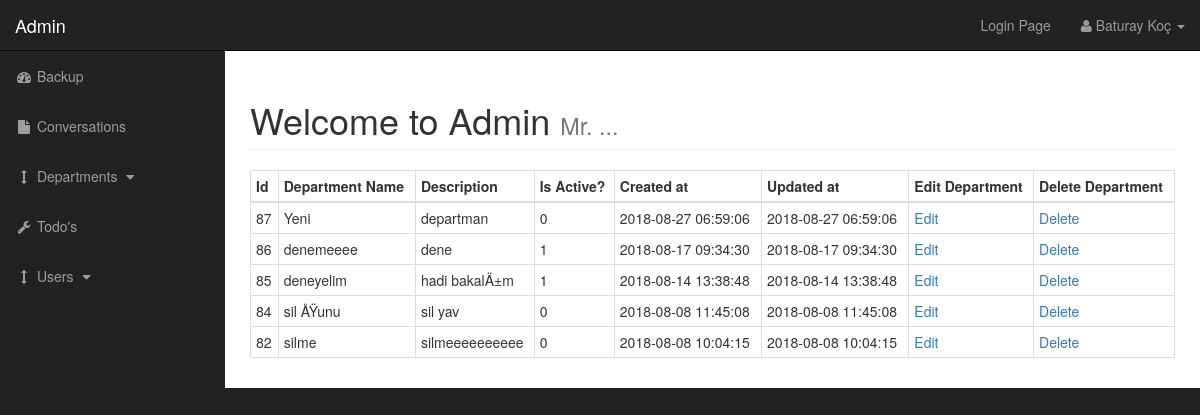
The app's page /admin/departments.php with its own data.
### tables this page shows
CREATE TABLE `departments` (
  `id` int(10) UNSIGNED NOT NULL,
  `department_name` varchar(191) NOT NULL,
  `description` text,
  `is_active` tinyint(1) NOT NULL DEFAULT '0',
  `created_at` timestamp NULL DEFAULT NULL,
  `updated_at` timestamp NULL DEFAULT NULL
);

### admin/includes/view_all_departments.php (the view, shortened to what this page needs)
<table class="table table-condensed table-bordered">
                 <thead>
                     <tr>
                         <th>Id</th>
                         <th>Department Name</th>
                         <th>Description</th>
                         <th>Is Active?</th>
                         <th>Created at</th>
                         <th>Updated at</th>
                         <th>Edit Department</th>
                         <th>Delete Department</th>
                     </tr>
                 </thead>
                  <tbody>
                 <?php
                 $query = "SELECT * FROM departments ORDER BY id DESC";
                 $select_departments = mysqli_query($connection, $query);
                      if($select_departments)
                      {
                         while($row = mysqli_fetch_assoc($select_departments))
                         {
                             $department_id = $row['id'];
                             $department_name =   $row['department_name'];
                             $department_description =   $row['description'];
                             $department_is_active =   $row['is_active'];
                             $department_created_at =   $row['created_at'];
                             $department_updated_at =   $row['updated_at'];
                             echo "<tr>";
                             echo "<td>$department_id</td>";
                             echo "<td>$department_name</td>";
                             echo "<td>$department_description</td>";
                             echo "<td>$department_is_active</td>";
                             echo "<td>$department_created_at</td>";
                             echo "<td>$department_updated_at</td>";
                             echo "<td><a href='departments.php?source=edit_dep&d_id={$department_id}'>Edit</a></td>";
                             echo "<td><a href='departments.php?deleted={$department_id}'>Delete</a></td>";
                             echo "</tr>";
                         }
                      }
                 ?>
             </tbody>
             </table>

### admin/css/sb-admin.css (style rules this page uses)
body { margin-top: 100px; background-color: #222; }
@media (min-width:768px) { body { margin-top: 50px; } }

### records on screen
departments: id "87", department_name "Yeni", description "departman", is_active "0", created_at "2018-08-27 06:59:06", updated_at "2018-08-27 06:59:06"
departments: id "86", department_name "denemeeee", description "dene", is_active "1", created_at "2018-08-17 09:34:30", updated_at "2018-08-17 09:34:30"
departments: id "85", department_name "deneyelim", description "hadi bakalÄ±m", is_active "1", created_at "2018-08-14 13:38:48", updated_at "2018-08-14 13:38:48"
departments: id "84", department_name "sil ÅŸunu", description "sil yav", is_active "0", created_at "2018-08-08 11:45:08", updated_at "2018-08-08 11:45:08"
departments: id "82", department_name "silme", description "silmeeeeeeeeee", is_active "0", created_at "2018-08-08 10:04:15", updated_at "2018-08-08 10:04:15"
